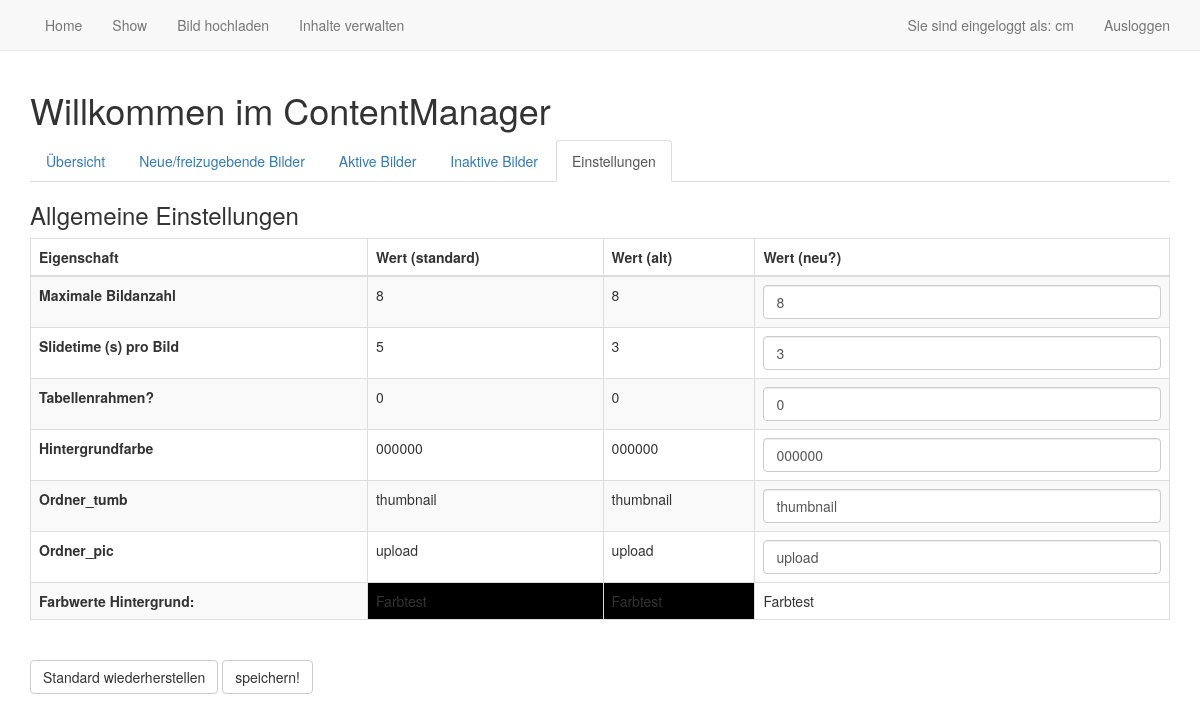
The page /cms_pref.php (signed in) on the database its author committed.
### tables this page shows
CREATE TABLE "preferences" (
	`lfdnr`	INTEGER PRIMARY KEY AUTOINCREMENT,
	`con`	TEXT NOT NULL,
	`value`	TEXT NOT NULL,
	`value_s`	TEXT NOT NULL
);

### cms_pref.php (the view, shortened to what this page needs)
<?php
include("header.php");
include("cms_links.php");
?>
<html>
<head>
  <link href="css/bootstrap.min.css" rel="stylesheet">
</head>
<body>
	<div id="cms_pref" class="container">
<?php
echo" <form action='cms_pref.php' method='post' enctype='multipart/form-data'>";
$db = new SQLite3('db/infosaeule.sqlite');
 if(!$db)die($db->lastErrorMsg());
 else{
    $results = $db->query("SELECT lfdnr,con,value,value_s from preferences");
if($results)
  {
  echo "<b><h3>Allgemeine Einstellungen</h3></b>";
  echo "<table class='table  table-striped table-bordered'>";
  echo "<thead><th>Eigenschaft</th>";
  echo "<th>Wert (standard)</th>";
  echo "<th><b>Wert (alt) </th>";
  echo "<th>Wert (neu?) </th></thead>";
  echo "<tbody>";
        while ($row = $results->fetchArray() )
         {
                 if ($row['lfdnr']=='4') $bgc=$row['value'];
                 echo "<tr><td><b>".$row['con']."</b></td>";
                 echo "<td>".$row['value_s']."</td>";
                 echo "<td>".$row['value']."</td>";
                 echo "<td><input class='form-control placeholder='.col-xs-3' type='input' value='".$row['value']."' name='".$row['lfdnr']."' ></td>";
                 echo "</tr>";
         }
         echo "<tr><td><b>Farbwerte Hintergrund:</b></td>";
         echo "<td bgcolor='000000'>Farbtest</td>";
         echo "<td bgcolor='".$bgc."'>Farbtest</td>";
         echo "<td bgcolor='ffffff'>Farbtest</td></tr>";
  echo "</tbody>";
  echo "</table>";
  }
}
?>
 <br>
 <input class="btn btn-default btn-file" type="submit" value="Standard wiederherstellen" name='standard' >
 <input class="btn btn-default btn-file" type="submit" value="speichern!" name='speichern'>
</form>
</div>
</body>
</html>

### css/nav.css (style rules this page uses)
.container { width: 900px; }
body { padding-top: 70px; }

### rows shown on the page
preferences: con "Maximale Bildanzahl", value_s "8", value "8"
preferences: con "Slidetime (s) pro Bild", value_s "5", value "3"
preferences: con "Tabellenrahmen?", value_s "0", value "0"
preferences: con "Hintergrundfarbe", value_s "000000", value "000000"
preferences: con "Ordner_tumb", value_s "thumbnail", value "thumbnail"
preferences: con "Ordner_pic", value_s "upload", value "upload"

### other values the page prints
$_SESSION['rolle'] "cm"
